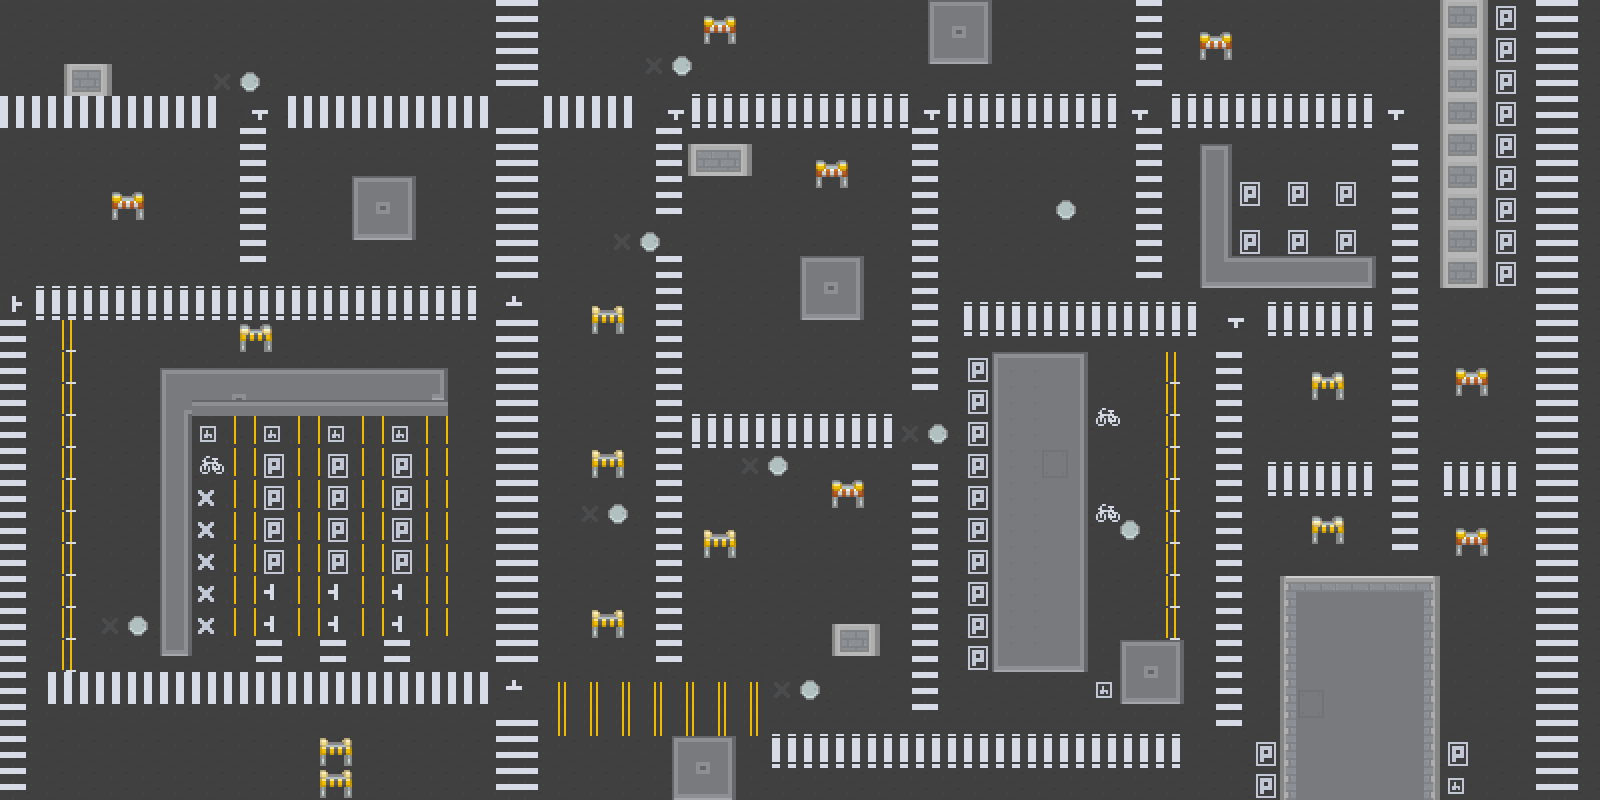

Below is a game level as drawn by its tile map, then a one-line description and the .tmx that defines it (tile-layer data replaced by summaries):
An orthogonal 100x50 tile map with 16x16 px tiles, 3 tile layers (bg, no, 2) and 45 objects.

<map version="1.10" tiledversion="1.10.1" orientation="orthogonal" renderorder="right-down" width="100" height="50" tilewidth="16" tileheight="16" infinite="0" nextlayerid="7" nextobjectid="53">
 <tileset firstgid="1" source="CityTiles.tsx" />
 <layer id="1" name="bg" width="100" height="50">
  <data>[5000 cells, 5000 non-empty, 4 distinct tile ids]</data>
 </layer>
 <layer id="4" name="no" width="100" height="50" opacity="0.08">
  <data>[5000 cells, 40 non-empty, 4 distinct tile ids]</data>
 </layer>
 <layer id="3" name="2" width="100" height="50">
  <data>[5000 cells, 2339 non-empty, 140 distinct tile ids]</data>
 </layer>
 <objectgroup id="5" name="Collision">
  <object id="1" x="992" y="352" width="96" height="320" />
  <object id="2" x="1120" y="640" width="64" height="64" />
  <object id="3" x="1280" y="576" width="160" height="224" />
  <object id="4" x="1440" y="0" width="48" height="288" />
  <object id="5" x="1200" y="256" width="176" height="32" />
  <object id="6" x="1200" y="144" width="32" height="112" />
  <object id="7" x="928" y="0" width="64" height="64" />
  <object id="8" x="800" y="256" width="64" height="64" />
  <object id="9" x="688" y="144" width="64" height="32" />
  <object id="10" x="352" y="176" width="64" height="64" />
  <object id="11" x="672" y="736" width="64" height="64" />
  <object id="12" x="160" y="368" width="32" height="288" />
  <object id="13" x="192" y="368" width="256" height="48" />
  <object id="14" x="592" y="304" width="32" height="32" />
  <object id="15" x="592" y="448" width="32" height="32" />
  <object id="16" x="592" y="608" width="32" height="32" />
  <object id="17" x="320" y="736" width="32" height="64" />
  <object id="18" x="704" y="528" width="32" height="32" />
  <object id="19" x="704" y="16" width="32" height="32" />
  <object id="20" x="1200" y="32" width="32" height="32" />
  <object id="21" x="832" y="480" width="32" height="32" />
  <object id="23" x="1312" y="512" width="32" height="32" />
  <object id="25" x="1312" y="368" width="32" height="32" />
  <object id="26" x="1456" y="368" width="32" height="32" />
  <object id="27" x="1456" y="528" width="32" height="32" />
  <object id="28" x="112" y="192" width="32" height="32" />
  <object id="29" x="240" y="320" width="32" height="32" />
  <object id="30" x="64" y="64" width="48" height="32" />
  <object id="31" x="816" y="160" width="32" height="32" />
  <object id="43" x="832" y="624" width="48" height="32" />
  <object id="46" x="0" y="0" width="1600" />
  <object id="47" x="0" y="0" height="800" />
  <object id="49" x="0" y="800" width="1600" />
  <object id="52" x="1600" y="0" height="800" />
 </objectgroup>
 <objectgroup id="6" name="Die">
  <object id="33" x="770" y="458" width="14.5" height="15.5" />
  <object id="34" x="931.667" y="428" width="11.6667" height="12.6667" />
  <object id="35" x="1123.33" y="524.333" width="12.6667" height="13" />
  <object id="36" x="643.333" y="235" width="13" height="14.3333" />
  <object id="37" x="244" y="76" width="12.5" height="13.5" />
  <object id="38" x="131.75" y="619.75" width="12.25" height="13.25" />
  <object id="39" x="803.25" y="685" width="13" height="12" />
  <object id="40" x="1059.33" y="202.667" width="13.3333" height="14.6667" />
  <object id="41" x="610.5" y="507.75" width="15" height="14" />
  <object id="42" x="625.25" y="521.75" width="0.25" />
  <object id="44" x="674.364" y="58.5455" width="15.0909" height="15.0909" />
 </objectgroup>
</map>
